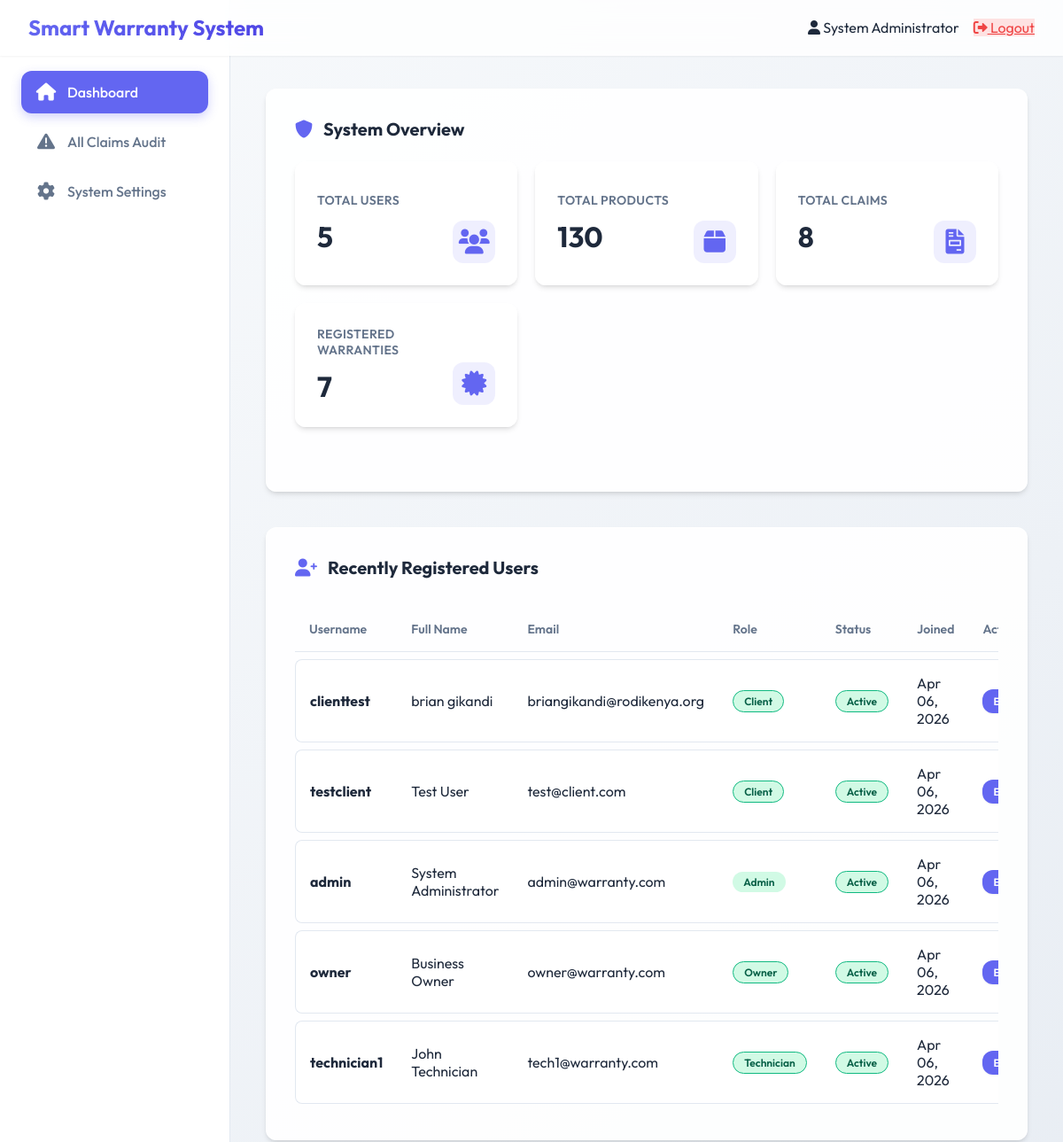
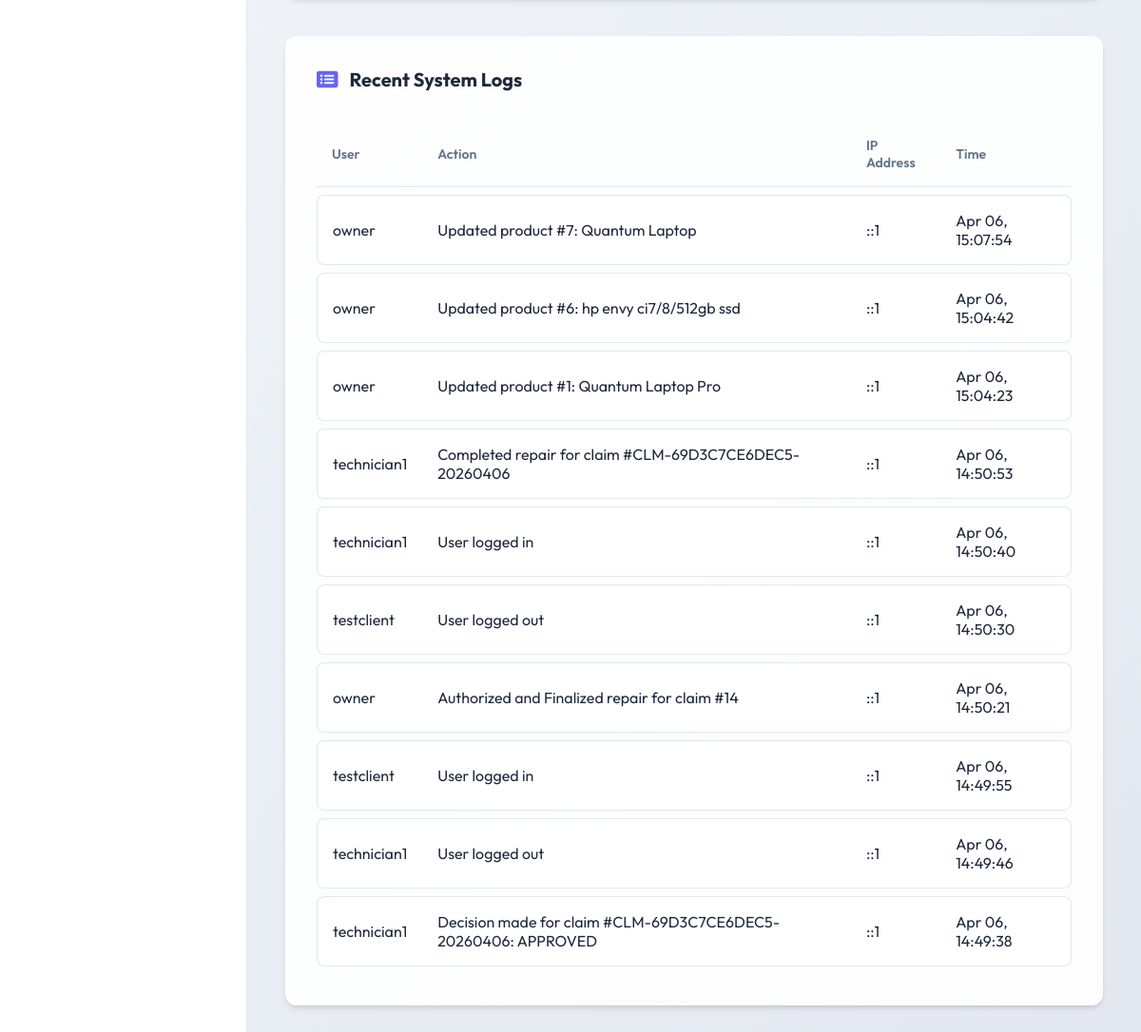
Page /admin/dashboard.php (signed in) on the committed database (2 pictures, top to bottom).
### tables this page shows
CREATE TABLE `users` (
  `id` int(11) NOT NULL,
  `username` varchar(50) NOT NULL,
  `password` varchar(255) NOT NULL,
  `email` varchar(100) NOT NULL,
  `full_name` varchar(100) NOT NULL,
  `phone` varchar(20) DEFAULT NULL,
  `address` text DEFAULT NULL,
  `user_type` enum('client','technician','admin','owner') NOT NULL DEFAULT 'client',
  `status` enum('active','inactive') NOT NULL DEFAULT 'active',
  `last_login` datetime DEFAULT NULL,
  `created_at` timestamp NOT NULL DEFAULT current_timestamp()
);

CREATE TABLE `activity_logs` (
  `id` int(11) NOT NULL,
  `user_id` int(11) DEFAULT NULL,
  `action` varchar(255) NOT NULL,
  `ip_address` varchar(45) DEFAULT NULL,
  `user_agent` text DEFAULT NULL,
  `created_at` timestamp NOT NULL DEFAULT current_timestamp()
);

### admin/dashboard.php (the view, shortened to what this page needs)
<?php
require_once '../config.php';
$stats = $pdo->query("
    SELECT
        (SELECT COUNT(*) FROM users) as total_users,
        (SELECT COUNT(*) FROM products) as total_products,
        (SELECT COUNT(*) FROM claims) as total_claims,
        (SELECT COUNT(*) FROM warranty_registrations) as total_warranties
")->fetch();
$recent_users = $pdo->query("
    SELECT id, username, full_name, email, user_type, status, created_at
    FROM users
    ORDER BY created_at DESC
    LIMIT 5
")->fetchAll();
$recent_activities = $pdo->query("
    SELECT a.*, u.username
    FROM activity_logs a
    LEFT JOIN users u ON a.user_id = u.id
    ORDER BY a.created_at DESC
    LIMIT 10
")->fetchAll();
require_once '../includes/header.php';
require_once '../includes/sidebar.php';
?>
<div class="main-content">
    <div class="section">
        <h2><i class="fas fa-shield-alt"></i> System Overview</h2>
        <div class="stats-grid">
            <div class="stat-card">
                <i class="fas fa-users icon"></i>
                <h3>Total Users</h3>
                <div class="value"><?php echo number_format($stats['total_users'] ?? 0); ?></div>
            </div>
            <div class="stat-card">
                <i class="fas fa-box icon"></i>
                <h3>Total Products</h3>
                <div class="value"><?php echo number_format($stats['total_products'] ?? 0); ?></div>
            </div>
            <div class="stat-card">
                <i class="fas fa-file-invoice icon"></i>
                <h3>Total Claims</h3>
                <div class="value"><?php echo number_format($stats['total_claims'] ?? 0); ?></div>
            </div>
            <div class="stat-card">
                <i class="fas fa-certificate icon"></i>
                <h3>Registered Warranties</h3>
                <div class="value"><?php echo number_format($stats['total_warranties'] ?? 0); ?></div>
            </div>
        </div>
    </div>
    <div class="section">
        <h2><i class="fas fa-user-plus"></i> Recently Registered Users</h2>
        <div style="overflow-x: auto;">
            <table>
                <thead>
                    <tr>
                        <th>Username</th>
                        <th>Full Name</th>
                        <th>Email</th>
                        <th>Role</th>
                        <th>Status</th>
                        <th>Joined</th>
                        <th>Action</th>
                    </tr>
                </thead>
                <tbody>
                    <?php if(count($recent_users) > 0): ?>
                        <?php foreach($recent_users as $user): ?>
                            <tr>
                                <td><strong><?php echo htmlspecialchars($user['username']); ?></strong></td>
                                <td><?php echo htmlspecialchars($user['full_name']); ?></td>
                                <td><?php echo htmlspecialchars($user['email']); ?></td>
                                <td><span class="status status-<?php echo ($user['user_type'] == 'admin' ? 'approved' : 'active'); ?>"><?php echo ucfirst(htmlspecialchars($user['user_type'])); ?></span></td>
                                <td>
                                    <span class="status status-<?php echo htmlspecialchars($user['status']); ?>">
                                        <?php echo ucfirst(htmlspecialchars($user['status'])); ?>
                                    </span>
                                </td>
                                <td><?php echo date('M d, Y', strtotime($user['created_at'])); ?></td>
                                <td>
                                    <a href="edit_user.php?id=<?php echo htmlspecialchars($user['id']); ?>" class="btn btn-sm">Edit</a>
                                </td>
                            </tr>
                        <?php endforeach; ?>
                    <?php else: ?>
                        <tr><td colspan="7" class="empty-state">No users found.</td></tr>
                    <?php endif; ?>
                </tbody>
            </table>
        </div>
    </div>
    <div class="section">
        <h2><i class="fas fa-list-alt"></i> Recent System Logs</h2>
        <div style="overflow-x: auto;">
            <table>
                <thead>
                    <tr>
                        <th>User</th>
                        <th>Action</th>
                        <th>IP Address</th>
                        <th>Time</th>
                    </tr>
                </thead>
                <tbody>
                    <?php if(count($recent_activities) > 0): ?>
                        <?php foreach($recent_activities as $activity): ?>
                            <tr>
                                <td><?php echo htmlspecialchars($activity['username'] ?? 'System/Guest'); ?></td>
                                <td><?php echo htmlspecialchars($activity['action']); ?></td>
                                <td><?php echo htmlspecialchars($activity['ip_address']); ?></td>
                                <td><?php echo date('M d, H:i:s', strtotime($activity['created_at'])); ?></td>
                            </tr>
                        <?php endforeach; ?>
                    <?php else: ?>
                        <tr><td colspan="4" class="empty-state">No activities logged yet.</td></tr>
                    <?php endif; ?>
                </tbody>
            </table>
        </div>
    </div>
</div>
<?php require_once '../includes/footer.php'; ?>

### includes/header.php (shortened to what this page needs)
<?php
$site_name = defined('SITE_NAME') ? SITE_NAME : 'Smart Warranty System';
?>
<!DOCTYPE html>
<html lang="en">
<head>
    <link rel="stylesheet" href="https://cdnjs.cloudflare.com/ajax/libs/font-awesome/6.0.0/css/all.min.css">
    <link rel="stylesheet" href="<?php echo SITE_URL; ?>assets/css/style.css">
</head>
<body>
    <div class="header">
        <div class="brand-section">
            <h1>
                <?php echo $site_name; ?>
            </h1>
        </div>
        <div class="user-info">
            <?php if (isset($_SESSION['user_id'])): ?>
                <span class="user-name"><i class="fas fa-user"></i>
                    <?php echo htmlspecialchars($_SESSION['full_name'] ?? 'User'); ?></span>
                <a href="<?php echo SITE_URL; ?>logout.php" class="logout-btn"><i class="fas fa-sign-out-alt"></i>
                    Logout</a>
            <?php endif; ?>
        </div>
    </div>

### includes/sidebar.php (shortened to what this page needs)
<?php
$user_type = $_SESSION['user_type'] ?? '';
$current_page = basename($_SERVER['PHP_SELF']);
?>
<div class="sidebar">
    <?php if ($user_type === 'admin'): ?>
        <a href="<?php echo SITE_URL; ?>admin/dashboard.php" class="<?php echo $current_page == 'dashboard.php' ? 'active' : ''; ?>"><i class="fas fa-home"></i> Dashboard</a>
        <a href="<?php echo SITE_URL; ?>admin/claims.php" class="<?php echo $current_page == 'claims.php' ? 'active' : ''; ?>"><i class="fas fa-exclamation-triangle"></i> All Claims Audit</a>
        <a href="<?php echo SITE_URL; ?>admin/settings.php" class="<?php echo $current_page == 'settings.php' ? 'active' : ''; ?>"><i class="fas fa-cog"></i> System Settings</a>
    <?php endif; ?>
</div>

### includes/footer.php (shortened to what this page needs)
</body>
</html>

### rows in the picture
users: username "clienttest", full_name "brian gikandi", email "briangikandi@rodikenya.org", user_type "Client", status "Active", created_at "Apr 06, 2026"
users: username "testclient", full_name "Test User", email "test@client.com", user_type "Client", status "Active", created_at "Apr 06, 2026"
users: username "admin", full_name "System Administrator", email "admin@warranty.com", user_type "Admin", status "Active", created_at "Apr 06, 2026"
users: username "owner", full_name "Business Owner", email "owner@warranty.com", user_type "Owner", status "Active", created_at "Apr 06, 2026"
users: username "technician1", full_name "John Technician", email "tech1@warranty.com", user_type "Technician", status "Active", created_at "Apr 06, 2026"
activity_logs: user.username "owner", action "Updated product #7: Quantum Laptop", ip_address "::1", created_at "Apr 06, 15:07:54"
activity_logs: user.username "owner", action "Updated product #6: hp envy ci7/8/512gb ssd", ip_address "::1", created_at "Apr 06, 15:04:42"
activity_logs: user.username "owner", action "Updated product #1: Quantum Laptop Pro", ip_address "::1", created_at "Apr 06, 15:04:23"
activity_logs: user.username "technician1", action "Completed repair for claim #CLM-69D3C7CE6DEC5-20260406", ip_address "::1", created_at "Apr 06, 14:50:53"
activity_logs: user.username "technician1", action "User logged in", ip_address "::1", created_at "Apr 06, 14:50:40"
activity_logs: user.username "testclient", action "User logged out", ip_address "::1", created_at "Apr 06, 14:50:30"
activity_logs: user.username "owner", action "Authorized and Finalized repair for claim #14", ip_address "::1", created_at "Apr 06, 14:50:21"
activity_logs: user.username "testclient", action "User logged in", ip_address "::1", created_at "Apr 06, 14:49:55"
activity_logs: user.username "technician1", action "User logged out", ip_address "::1", created_at "Apr 06, 14:49:46"
activity_logs: user.username "technician1", action "Decision made for claim #CLM-69D3C7CE6DEC5-20260406: APPROVED", ip_address "::1", created_at "Apr 06, 14:49:38"

### other values in the picture
$site_name "Smart Warranty System"
$_SESSION['full_name'] "System Administrator"
$stats['total_users'] "5"
$stats['total_products'] "130"
$stats['total_claims'] "8"
$stats['total_warranties'] "7"
